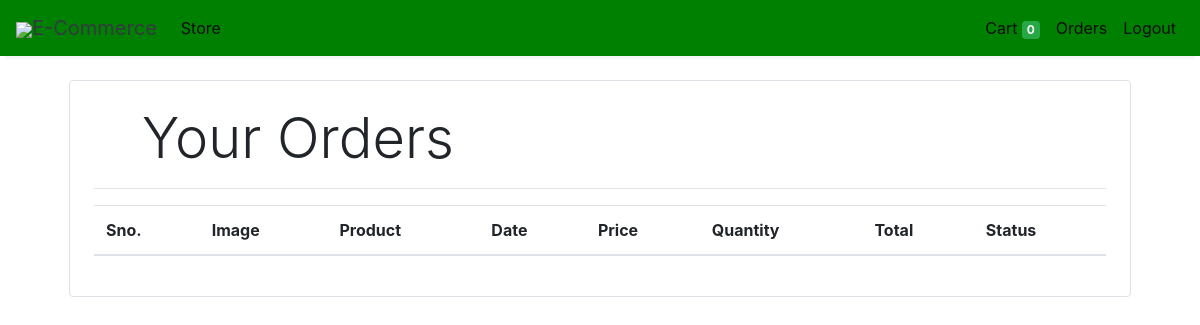
Before: /orders (signed in) with the older database file.
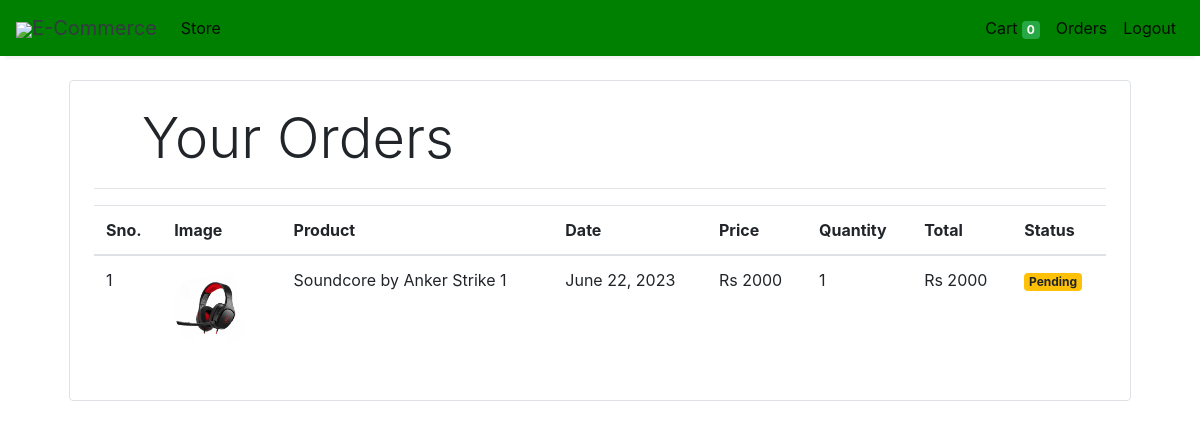
After: the same page with the newer database file.
### webstore/models/orders.py (models this page shows, shortened)
class Order(models.Model):
    product = models.ForeignKey(Products,
                                on_delete=models.CASCADE)
    customer = models.ForeignKey(Customer,
                                 on_delete=models.CASCADE)
    quantity = models.IntegerField(default=1)
    price = models.IntegerField()
    address = models.CharField (max_length=50, default='', blank=True)
    phone = models.CharField (max_length=50, default='', blank=True)
    date = models.DateField (default=datetime.datetime.today)
    status = models.BooleanField (default=False)
    @staticmethod
    def get_orders_by_customer(customer_id):
        return Order.objects.filter(customer=customer_id).order_by('-date')

### webstore/models/product.py (models this page shows, shortened)
class Products(models.Model):
    name = models.CharField(max_length=60)
    price = models.IntegerField(default=0)
    category = models.ForeignKey(Category, on_delete=models.CASCADE, default=1)
    description = models.CharField(max_length=500, default='', blank=True, null=True)
    image = models.ImageField(upload_to='images/')

### webstore/middlewares/auth.py (the view)
    def middleware(request):
        print(request.session.get('customer'))
        returnUrl = request.META['PATH_INFO']
        print(request.META['PATH_INFO'])
        if not request.session.get('customer'):
           return redirect(f'login?return_url={returnUrl}')
        response = get_response(request)
        return response

### webstore/context_processors.py (called while the page is built, shortened)
def customer_info(request):
    customer = None
    if request.session.get('customer'):
        customer_id = request.session.get('customer')
        customer = Customer.objects.get(id=customer_id)
    return {'customer': customer}

def categories(request):
    categories = Category.get_all_categories()
    return {'categories': categories}

def cart_items(request):
    cart = request.session.get('cart', {})
    cart_items = []
    total_price = 0
    context = {
        'cart_items': cart_items,
        'total_price': total_price,
    }
    if not cart_items:
        context['cart_empty'] = True
    return context

### webstore/models/category.py (called while the page is built)
    @staticmethod
    def get_all_categories():
        return Category.objects.all()

### webstore/templatetags/custom_filter.py (called while the page is built)
@register.filter(name='currency')
def currency(number):
    return "Rs "+str(number)

@register.filter(name='multiply')
def multiply(number , number1):
    return number * number1

### webstore/views/orders.py (called while the page is built)
    def get(self, request):
        customer = request.session.get('customer')
        orders = Order.get_orders_by_customer(customer)
        return render(request, 'orders.html', {'orders': orders})

### store/templates/orders.html
{% extends 'base.html' %}
{% block content %}
{% load cart %}
{% load custom_filter %}
<div class="container">
   <div class="border rounded p-4 m-4">
        <p class="display-4 pl-4 ml-4">Your Orders</p>
        <hr>
        <table class="table">
            <thead>
                <tr>
                    <th>Sno.</th>
                    <th>Image</th>
                    <th>Product</th>
                    <th>Date</th>
                    <th>Price</th>
                    <th>Quantity</th>
                    <th>Total</th>
                    <th>Status</th>
                </tr>
            </thead>
            <tbody>
                {% for order in orders %}
                <tr>
                    <td>{{forloop.counter}}</td>
                    <td><img style="height: 80px;" class="rounded-circle" src="{{order.product.image.url}}" alt=""></td>
                    <td>{{order.product.name}}</td>
                    <td>{{order.date}}</td>
                    <td>{{order.price|currency}}</td>
                    <td>{{order.quantity}}</td>
                    <td>{{order.quantity|multiply:order.price|currency}}</td>
                    {% if order.status %}
                    <td><small class="badge badge-success">Completed</small></td>
                    {%else%}
                    <td><small class="badge badge-warning">Pending</small></td>
                    {% endif %}
                </tr>
                {% endfor %}
            </tbody>
        </table>
   </div>
</div>
{% endblock %}

Changed rows visible on the page:
added Order: product.image (picture), product.name "Soundcore by Anker Strike 1", date "June 22, 2023", price "Rs 2000", quantity "1", quantity|multiply "Rs 2000", status "Pending"
